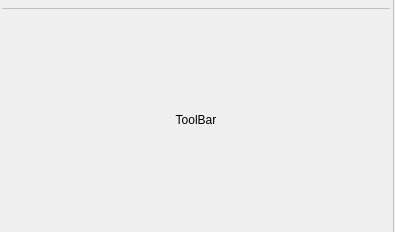
<?xml version="1.0" encoding="UTF-8"?>
<ui version="4.0">
 <class>RibbonButtonGroup</class>
 <widget class="QWidget" name="RibbonButtonGroup">
  <property name="geometry">
   <rect>
    <x>0</x>
    <y>0</y>
    <width>395</width>
    <height>232</height>
   </rect>
  </property>
  <property name="font">
   <font>
    <family>Segoe UI</family>
   </font>
  </property>
  <property name="windowTitle">
   <string>Form</string>
  </property>
  <layout class="QGridLayout" name="gridLayout">
   <property name="leftMargin">
    <number>0</number>
   </property>
   <property name="topMargin">
    <number>0</number>
   </property>
   <property name="rightMargin">
    <number>0</number>
   </property>
   <property name="bottomMargin">
    <number>0</number>
   </property>
   <property name="spacing">
    <number>0</number>
   </property>
   <item row="0" column="0">
    <layout class="QVBoxLayout" name="vert_layout">
     <property name="spacing">
      <number>0</number>
     </property>
     <property name="leftMargin">
      <number>2</number>
     </property>
     <property name="topMargin">
      <number>2</number>
     </property>
     <property name="rightMargin">
      <number>2</number>
     </property>
     <property name="bottomMargin">
      <number>2</number>
     </property>
     <item>
      <layout class="QHBoxLayout" name="horiz_layout">
       <property name="spacing">
        <number>0</number>
       </property>
       <property name="bottomMargin">
        <number>5</number>
       </property>
      </layout>
     </item>
     <item>
      <widget class="Line" name="horiz_line">
       <property name="styleSheet">
        <string notr="true">color: #c0c0c0;</string>
       </property>
       <property name="frameShadow">
        <enum>QFrame::Plain</enum>
       </property>
       <property name="orientation">
        <enum>Qt::Horizontal</enum>
       </property>
      </widget>
     </item>
     <item>
      <widget class="QLabel" name="label">
       <property name="text">
        <string>ToolBar</string>
       </property>
       <property name="alignment">
        <set>Qt::AlignCenter</set>
       </property>
      </widget>
     </item>
    </layout>
   </item>
   <item row="0" column="1">
    <widget class="Line" name="vert_line">
     <property name="styleSheet">
      <string notr="true">color: #c0c0c0;</string>
     </property>
     <property name="frameShadow">
      <enum>QFrame::Plain</enum>
     </property>
     <property name="orientation">
      <enum>Qt::Vertical</enum>
     </property>
    </widget>
   </item>
  </layout>
 </widget>
 <resources/>
 <connections/>
</ui>
